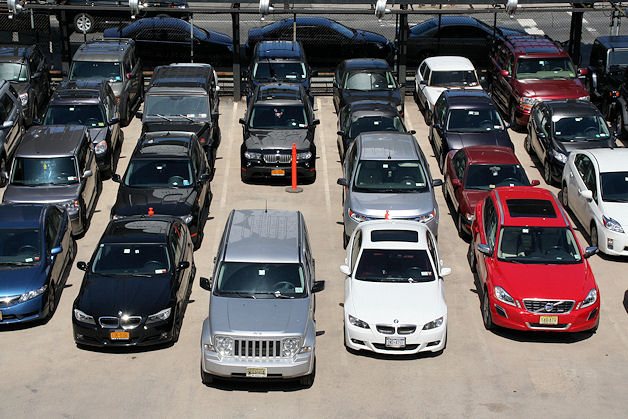
#> input picture images/parking_cars.jpg, 628 x 419 px
$ python red_object_detector.py   (older library calls are emulated)
#> lines starting #> are read from the running program, lines starting #| are printed output that depends on the picture; after the words box and inside, x2 and y2 are one past the last pixel; in counts of white or black regions, pixels touching at a corner belong together
import cv2
import matplotlib
from matplotlib import colors
from matplotlib import pyplot as plt
import numpy as np


# Define some helper functions that will help us to plot the images and the contours
def show(image):
    plt.figure(figsize=(10, 12))
    plt.imshow(image, interpolation='nearest')


def show_hsv(hsv):
    rgb = cv2.cvtColor(hsv, cv2.COLOR_HSV2BGR)
    show(rgb)


def show_mask(mask):
    plt.figure(figsize=(10, 10))
    plt.imshow(mask, cmap='gray')


def overlay_mask(mask, image):
    rgb_mask = cv2.cvtColor(mask, cv2.COLOR_GRAY2RGB)
    img = cv2.addWeighted(rgb_mask, 0.5, image, 0.5, 0)

    return img


def find_biggest_contour(image):
    image = image.copy()
    im2,contours, hierarchy = cv2.findContours(image, cv2.RETR_LIST,
    cv2.CHAIN_APPROX_SIMPLE)
    contour_sizes = [(cv2.contourArea(contour), contour) for contour in    contours]
    biggest_contour = max(contour_sizes, key=lambda x: x[0])[1]
    mask = np.zeros(image.shape, np.uint8)
    cv2.drawContours(mask, [biggest_contour], -1, 255, -1)

    return biggest_contour, mask


def circle_countour(image, countour):
    image_with_ellipse = image.copy()
    ellipse = cv2.fitEllipse(countour)
    cv2.ellipse(image_with_ellipse, ellipse, (0,255,0), 2)

    return image_with_ellipse


# First load the image and examine the properties of that image, such as the color spectrum and the dimensions.
image = cv2.imread('images/parking_cars.jpg')
#> image is the input picture: shape (419, 628, 3); mean B, G, R 100.4, 100.2, 105.8

# Since the order of the image stored in the memory is Blue Green Red (BGR), we need to convert it into RGB.
image = cv2.cvtColor(image, cv2.COLOR_BGR2RGB)

# We will be scaling down the image dimensions.
max_dimension = max(image.shape)
#> max_dimension = 628
scale = 700 / max_dimension
#> scale = 1.11
image = cv2.resize(image, None, fx=scale,fy=scale)
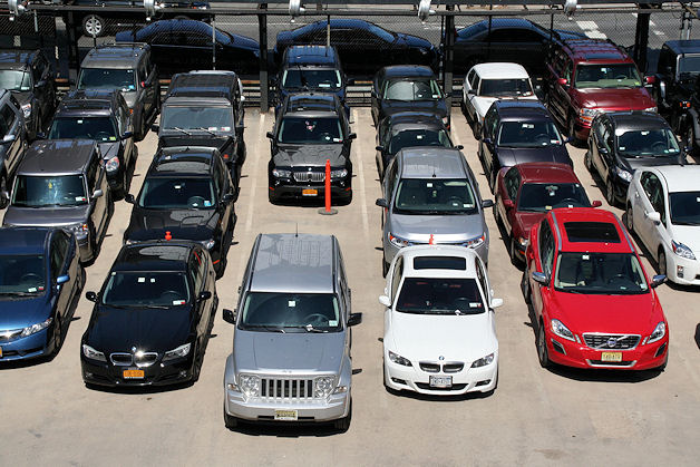
#> image: shape (467, 700, 3); mean R, G, B 105.7, 100, 100.3

# Gaussian filters are very popular in the research field and are used for various operations,
# one of which is the blurring effect that reduces the noise and balances the image.
image_blur = cv2.GaussianBlur(image, (7, 7), 0)
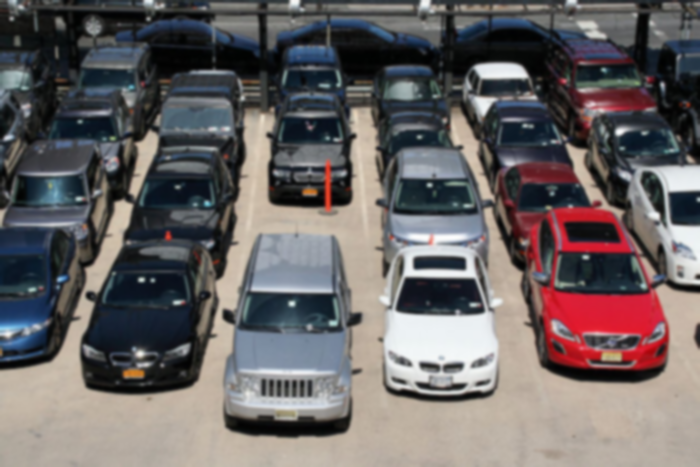
#> image_blur: shape (467, 700, 3); mean R, G, B 105.7, 100, 100.3

# Then we will convert the RGB-based image into an HSV color spectrum, which will help us
# to extract other characteristics of the image using color intensity, brightness, and shades.
image_blur_hsv = cv2.cvtColor(image_blur, cv2.COLOR_RGB2HSV)
#> image_blur_hsv: shape (467, 700, 3); mean H, S, V 70.4, 56.1, 113.8

red = np.uint8([[[255,28, 28]]])
hsv_red = cv2.cvtColor(red, cv2.COLOR_BGR2HSV)

# We need to create a mask that can detect the specific color RED, in our case.
min_red = np.array([0, 100, 100])
max_red = np.array([10, 255, 255])
mask1 = cv2.inRange(image_blur_hsv, min_red, max_red) # Filter by color
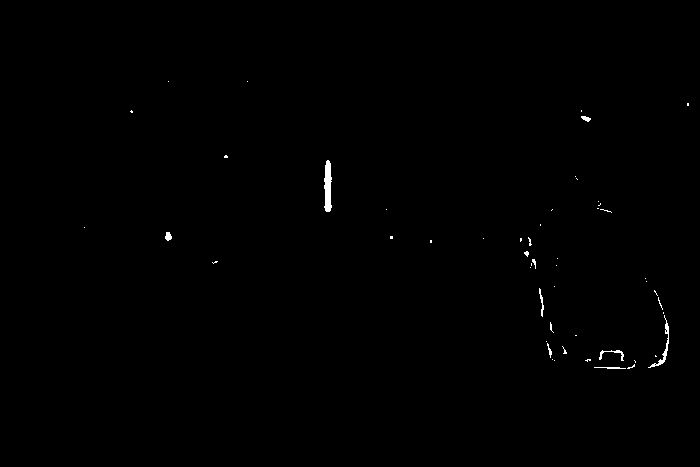
#> mask1: shape (467, 700); 0.31% white; 52 white regions (43 under 20 px), largest, box (x1, y1, x2, y2) and area: (324, 160, 332, 212) 317, (648, 315, 669, 368) 157, (599, 350, 624, 361) 76
min_red = np.array([170, 100, 80])
max_red = np.array([180, 255, 255])
mask2 = cv2.inRange(image_blur_hsv, min_red, max_red) # Filter by brightness
#> mask2: shape (467, 700); 3.8% white; 26 white regions (17 under 20 px), largest, box (x1, y1, x2, y2) and area: (514, 201, 668, 370) 10020, (575, 89, 655, 111) 1083, (517, 163, 578, 184) 1013
mask = mask1 + mask2 # Concatenate both the mask for better feature extraction
#> mask: shape (467, 700); 4.1% white; 32 white regions (21 under 20 px), largest, box (x1, y1, x2, y2) and area: (514, 201, 669, 370) 10571, (575, 89, 655, 111) 1083, (517, 163, 578, 184) 1016

# Once we are able to create our mask successfully, we need to perform some morphological
# operations, which are basic image processing operations used for the analysis and
# processing of geometrical structures.
kernel = cv2.getStructuringElement(cv2.MORPH_ELLIPSE, (45, 45))

# MORPH_CLOSE: Helpful to close small pieces inside the foreground objects or small black points on the object.
mask_closed = cv2.morphologyEx(mask, cv2.MORPH_CLOSE, kernel)
#> mask_closed: shape (467, 700); 8% white; 18 white regions (14 under 20 px), largest, box (x1, y1, x2, y2) and area: (501, 163, 669, 370) 21895, (559, 59, 660, 129) 3887, (324, 160, 332, 212) 340, (164, 231, 172, 241) 59

# MORPH_OPEN: The opening operation erosion followed by dilation is used to remove noise.
mask_clean = cv2.morphologyEx(mask_closed, cv2.MORPH_OPEN, kernel)
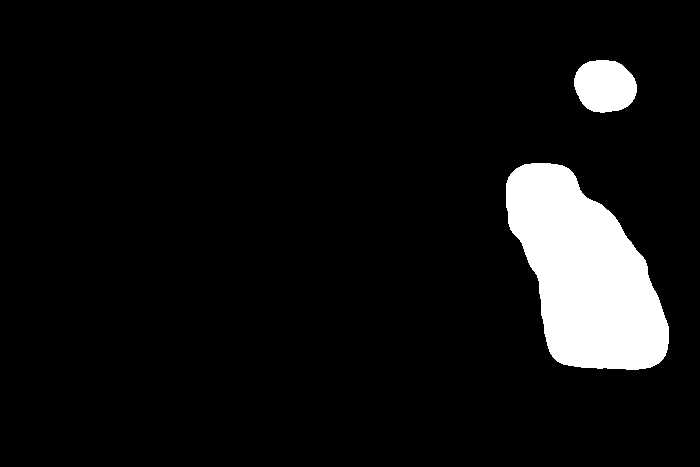
#> mask_clean: shape (467, 700); 7.4% white; 2 white regions

# It's time to use the mask that we created to extract the object from the image.
big_contour, red_mask = find_biggest_contour(mask_clean) # Extract biggest bounding box
#> in find_biggest_contour, `im2,contours, hierarchy = cv2.findContours(image, cv2.RETR_LIST, cv2.C..`: contours = 2 contours; box (x1, y1, x2, y2) and area: (506, 163, 669, 370) 21357, (574, 60, 637, 113) 2555
#> in find_biggest_contour, `contour_sizes = [(cv2.contourArea(contour), contour) for contour in   ..`: contour_sizes = 2 items
#> in find_biggest_contour, `biggest_contour = max(contour_sizes, key=lambda x: x[0])[1]`: biggest_contour = contour of 238 points, box (x1, y1, x2, y2) (506, 163, 669, 370), area 21357
#> in find_biggest_contour, `cv2.drawContours(mask, [biggest_contour], -1, 255, -1)`:
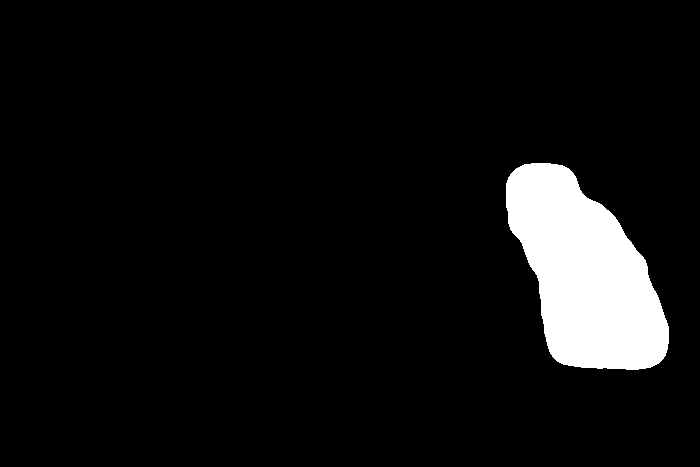
#> mask: shape (467, 700); 6.6% white; 1 white region, box (x1, y1, x2, y2) and area: (506, 163, 669, 370) 21633
#> big_contour has the same summary as biggest_contour in find_biggest_contour
overlay = overlay_mask(red_mask, image) # Apply mask
#> in overlay_mask, `img = cv2.addWeighted(rgb_mask, 0.5, image, 0.5, 0)`:
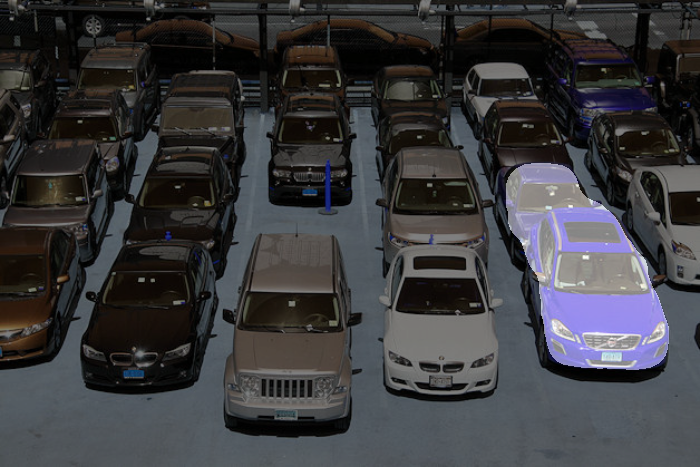
#> img: shape (467, 700, 3); mean B, G, R 61.3, 58.5, 58.6
circled = circle_countour(overlay, big_contour) # Draw bounding box
#> in circle_countour, `ellipse = cv2.fitEllipse(countour)`: ellipse = ((587.5, 282), (117.3, 252.5), 154.2)
#> in circle_countour, `cv2.ellipse(image_with_ellipse, ellipse, (0,255,0), 2)`:
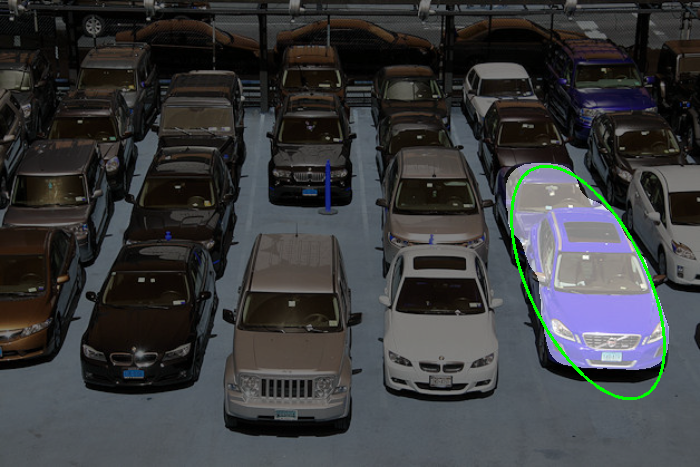
#> image_with_ellipse: shape (467, 700, 3); 0.55% of pixels changed, all inside (x1, y1, x2, y2) = (510, 165, 666, 400)

# Voila! So, we successfully extracted the image and also drew the bounding box around the object
show(circled)

$ run again, with images/flowers.jpg copied over images/parking_cars.jpg
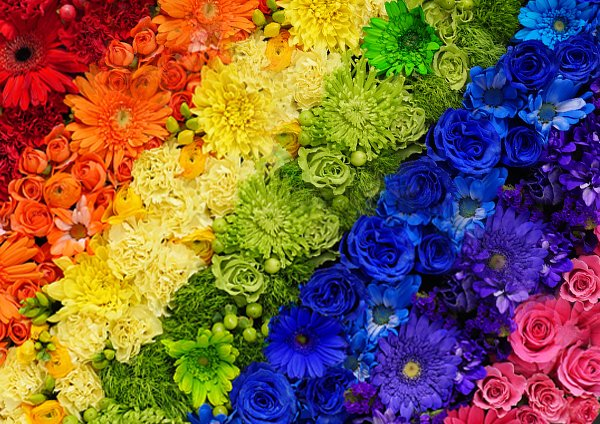
#> input picture images/flowers.jpg, 600 x 424 px
#> image is the input picture: shape (424, 600, 3); mean B, G, R 70.1, 93.6, 125.6
#> image_blur_hsv: shape (495, 700, 3); mean H, S, V 73.4, 209.5, 165.9
#> `mask1 = cv2.inRange(image_blur_hsv, min_red, max_red)`:
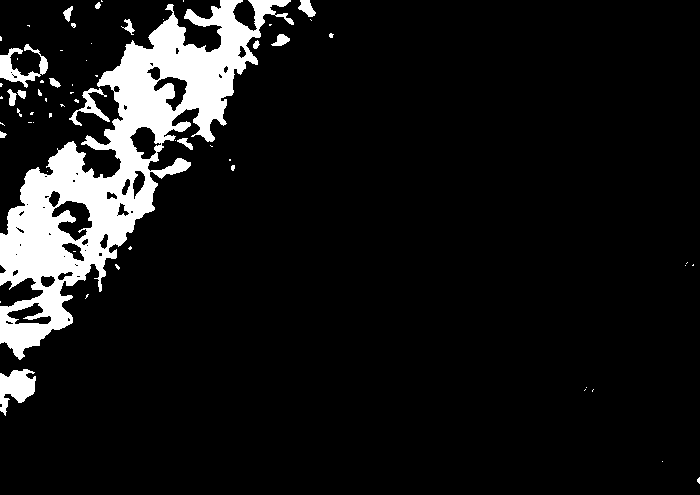
#> mask1: shape (495, 700); 9.3% white; 62 white regions (45 under 20 px), largest, box (x1, y1, x2, y2) and area: (0, 0, 294, 360) 28889, (0, 369, 36, 416) 976, (0, 44, 48, 88) 770
#> mask2: shape (495, 700); 9.4% white; 14 white regions (11 under 20 px), largest, box (x1, y1, x2, y2) and area: (0, 0, 179, 235) 16477, (521, 285, 700, 495) 15987, (20, 72, 29, 76) 23
#> mask_closed: shape (495, 700); 24.5% white; 2 white regions, box (x1, y1, x2, y2) and area: (0, 0, 334, 416) 65072, (521, 262, 700, 495) 19907
#> mask_clean: shape (495, 700); 24.2% white; 2 white regions
#> contours = 2 contours; box (x1, y1, x2, y2) and area: (0, 0, 312, 410) 63842, (531, 297, 700, 495) 19050
#> contour_sizes = 2 items
#> biggest_contour = contour of 243 points, box (x1, y1, x2, y2) (0, 0, 312, 410), area 63842
#> big_contour has the same summary as biggest_contour in find_biggest_contour
#> rgb_mask: shape (495, 700, 3); 18.6% white; 1 white region, box (x1, y1, x2, y2) and area: (0, 0, 312, 410) 64442
#> ellipse = ((13.04, 35.13), (430.8, 2360), 37.44)
#> in circle_countour, `cv2.ellipse(image_with_ellipse, ellipse, (0,255,0), 2)`:
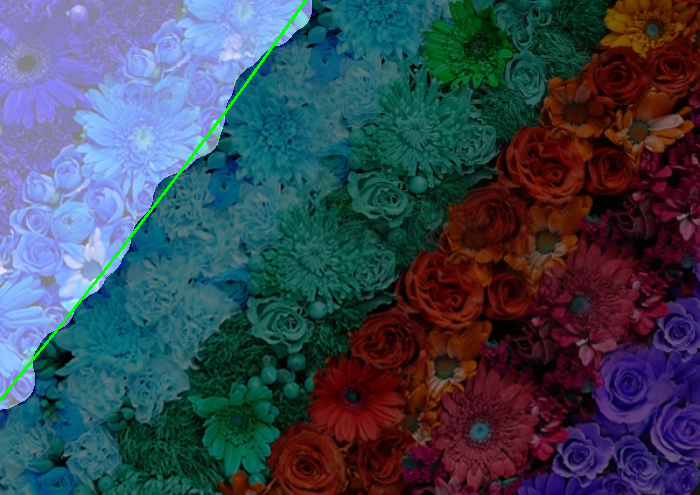
#> image_with_ellipse: shape (495, 700, 3); mean B, G, R 85.7, 70.9, 58.4
